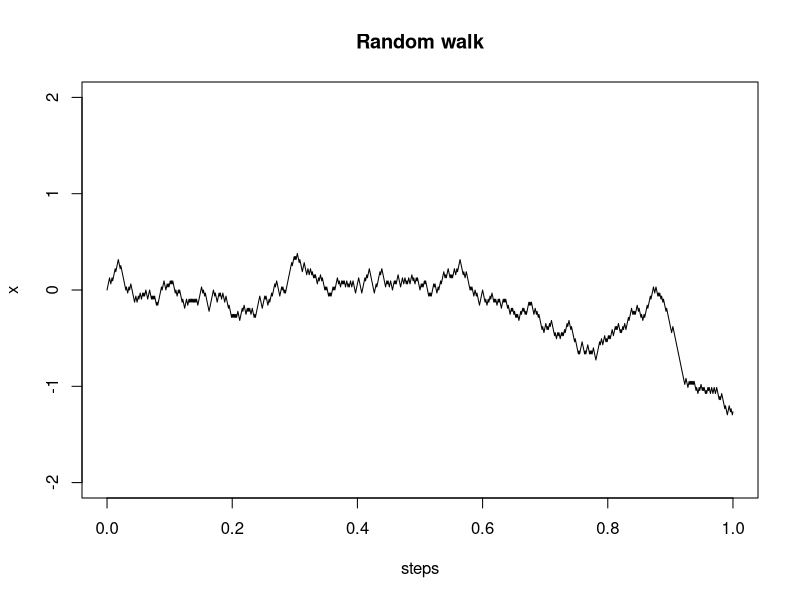
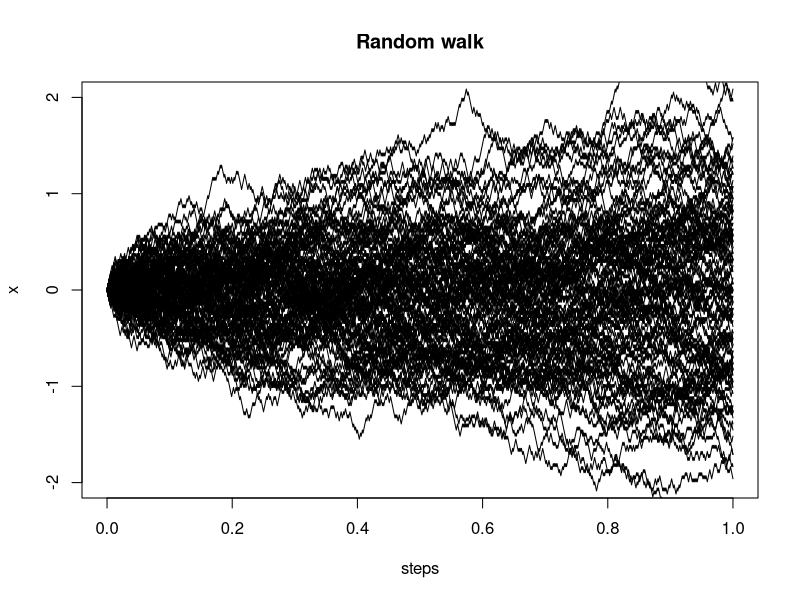
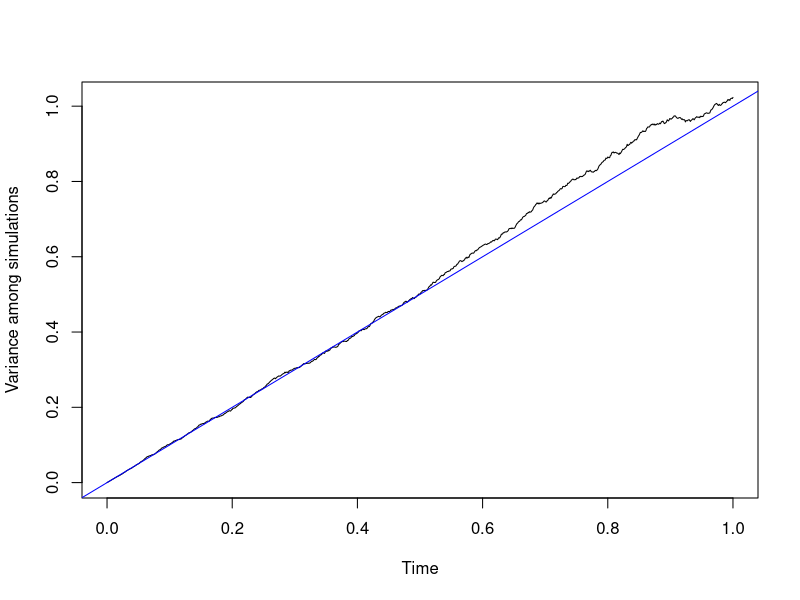
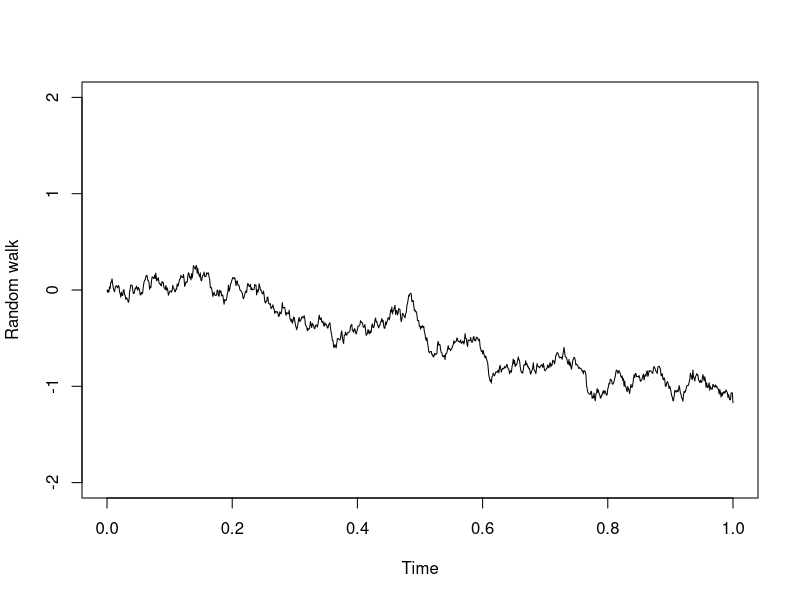
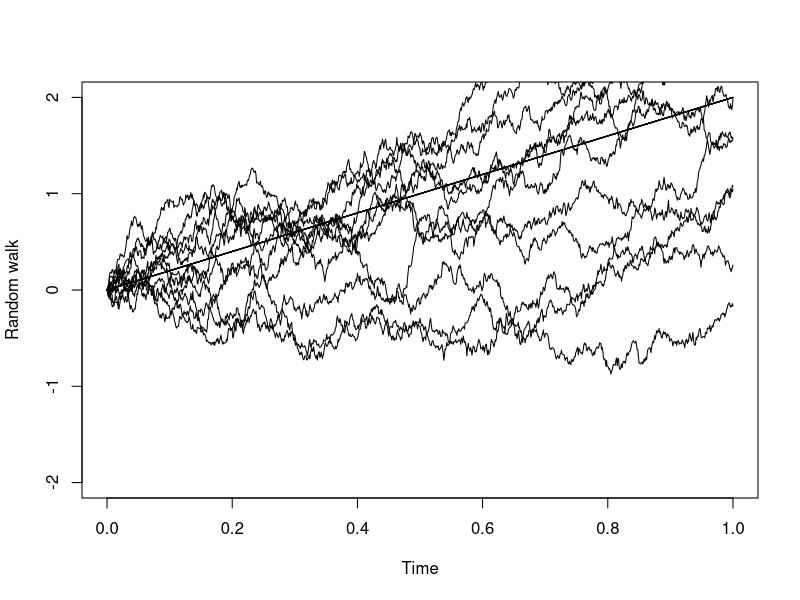
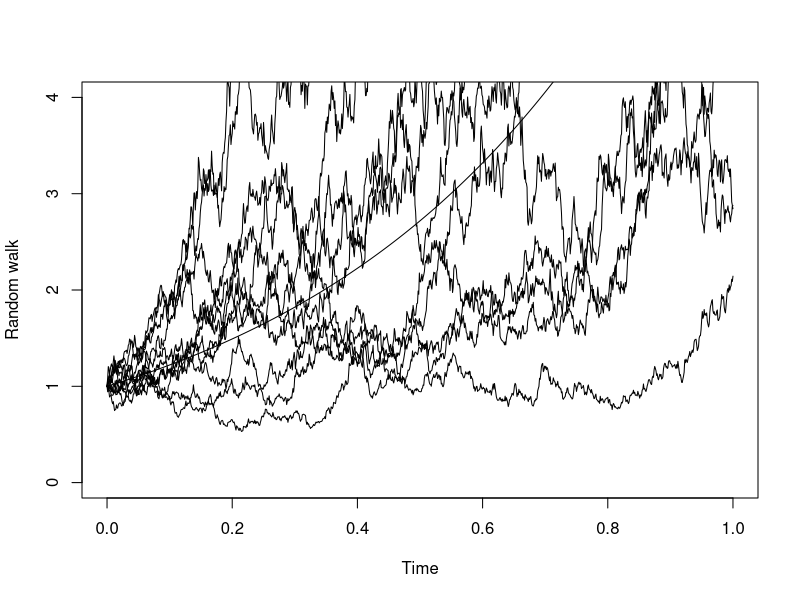

The R script that drew these images, in order:
## ---- chunk 1
duration <- 1  # total time
numsteps <- 1000 # number of steps
steps <- seq(0,1,duration/numsteps)
## ---- chunk 2
deltax <- sample(c(-1,1),size=numsteps,replace=TRUE)/sqrt(numsteps)
## ---- chunk 3
x <- c(0, cumsum(deltax)) # compute cumulative sum
plot(steps, x, type = "l", ylim = c(-2, 2), main = "Random walk")
## ---- chunk 4
plot(steps, x, type = "l", ylim = c(-2, 2), main = "Random walk")
for (k in 2:100){
        deltax <- sample(c(-1,1),size=numsteps,replace=TRUE)/sqrt(numsteps)
        x <- c(0, cumsum(deltax)) # compute cumulative sum
        lines(steps, x, type = "l", ylim = c(-2, 2), main = "Random walk")
}
## ---- chunk 5
numsim <- 1000
deltaX <- matrix(sample(c(-1,1),size=numsteps*numsim,replace=TRUE)/sqrt(numsteps), numsim, numsteps)
X <- cbind(rep(0, numsim), t(apply(deltaX, 1, cumsum)))
## ---- chunk 6
v <- apply(X, 2, var)
plot(steps, v, type = "l", xlab = "Time", ylab = "Variance among simulations")
abline(0,1,col="blue") # theoretical value of the variance (linear with slope sigma2=1)
## ---- chunk 7
sigma2<-1
deltax <- rnorm(n = numsteps, sd = sqrt(sigma2/numsteps)) # random changes in position

x <- c(0, cumsum(deltax))
plot(steps, x, type = "l", xlab = "Time", ylim = c(-2,2), ylab = "Random walk")
## ---- chunk 8
sigma2<-1
        deltax <- rnorm(n = numsteps, sd = sqrt(sigma2/numsteps)) # random changes in position
        
        x <- c(0, cumsum(deltax))
        plot(steps, x+2*steps, type = "l", xlab = "Time", ylim = c(-2,2), ylab = "Random walk")
        lines(steps, 2*steps)       
for (k in 1:10) {
        sigma2<-1
        deltax <- rnorm(n = numsteps, sd = sqrt(sigma2/numsteps)) # random changes in position
        
        x <- c(0, cumsum(deltax))
        lines(steps, x+2*steps, type = "l", xlab = "Time", ylim = c(-2,2), ylab = "Random walk")
        lines(steps, 2*steps)       
}

## ---- chunk 9
sigma2<-1
deltax <- rnorm(n = numsteps, sd = sqrt(sigma2/numsteps)) # random changes in position

x <- c(0, cumsum(deltax))
plot(steps, exp(x+2*steps), type = "l", xlab = "Time", ylim = c(0,4), ylab = "Random walk")
lines(steps, exp(2*steps)) 
for (k in 1:10) {
        sigma2<-1
        deltax <- rnorm(n = numsteps, sd = sqrt(sigma2/numsteps)) # random changes in position
        
        x <- c(0, cumsum(deltax))
        lines(steps, exp(x+2*steps), type = "l", xlab = "Time", ylim = c(0,4), ylab = "Random walk")
            
}
